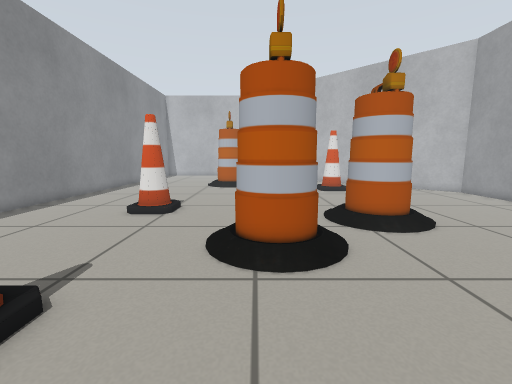
[1] (above)

16 first-person views from a walk through a world built for the Gazebo simulator. The camera is 0.63 m above the floor, tilts 8° down and sees 90° across. The floor is counted in squares, 0.25 m on a side. Each view is taken from the middle of a square. On the plan, view 1 faces up. The plan holds only what a view shows up to about 17 squares ahead; the rest is blank. Robots are left out.

[2]
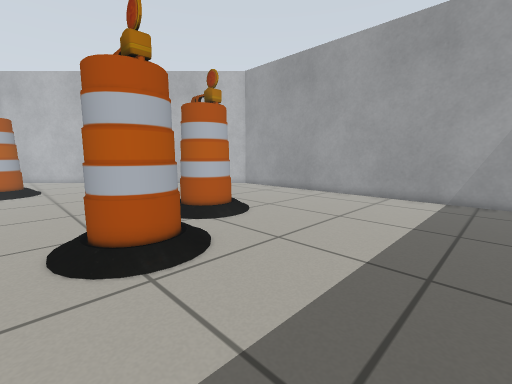

[3]
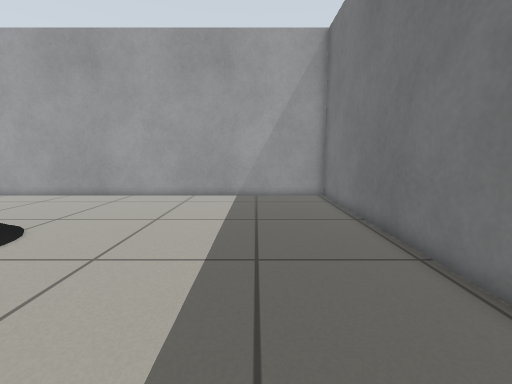

[4]
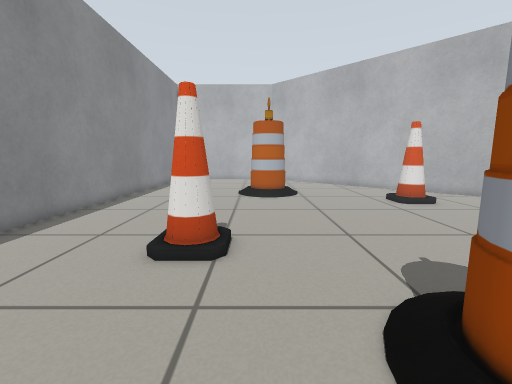

[5]
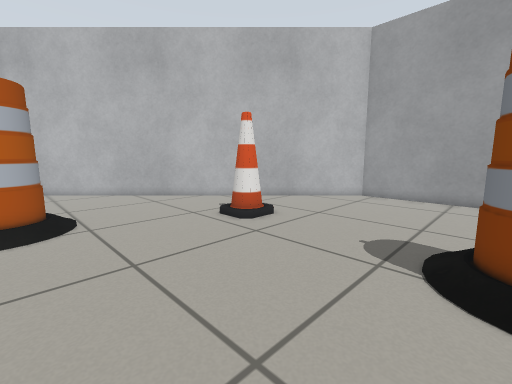

[6]
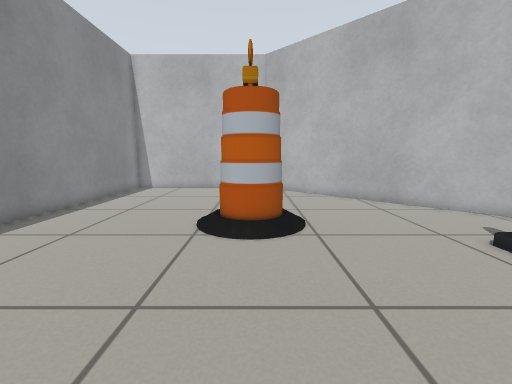

[7]
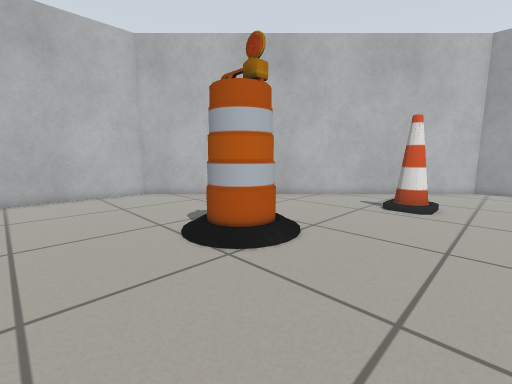

[8]
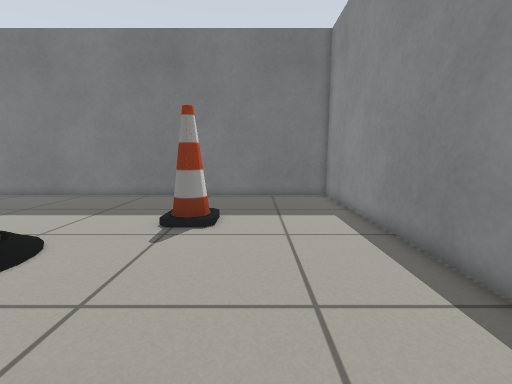

[9]
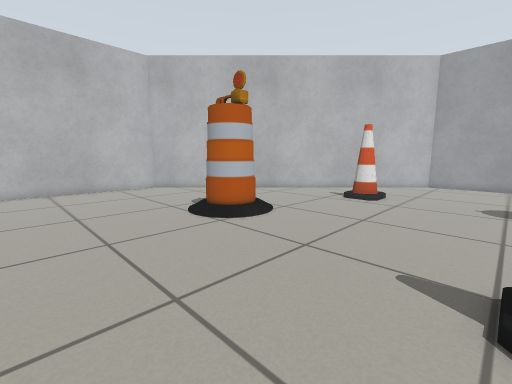

[10]
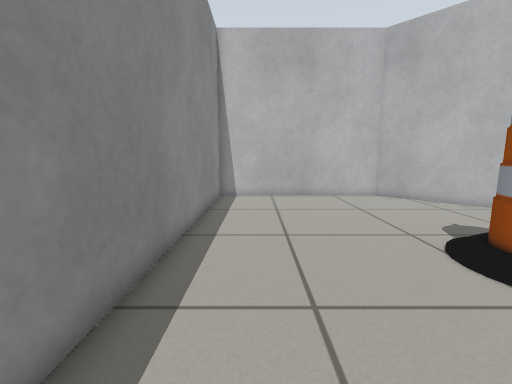

[11]
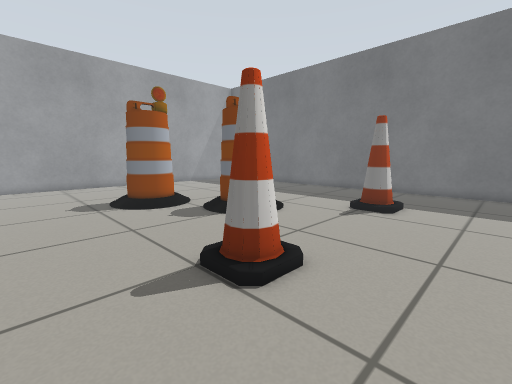

[12]
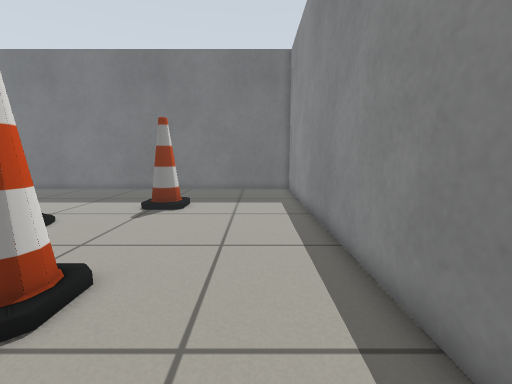

[13]
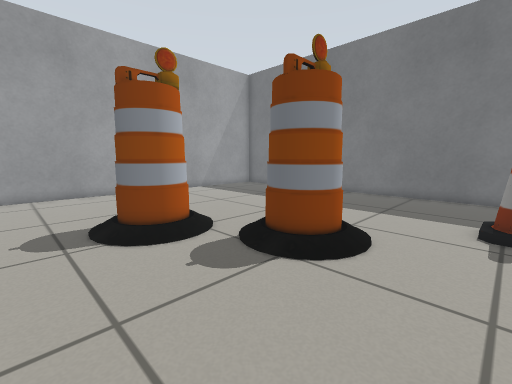

[14]
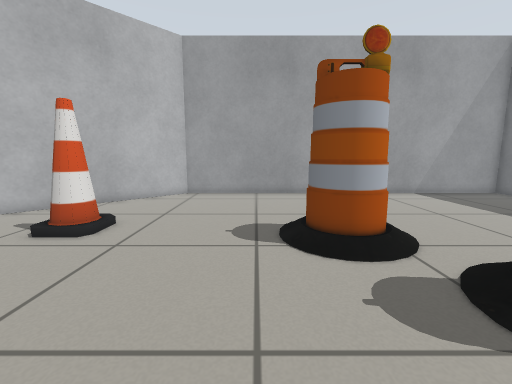

[15]
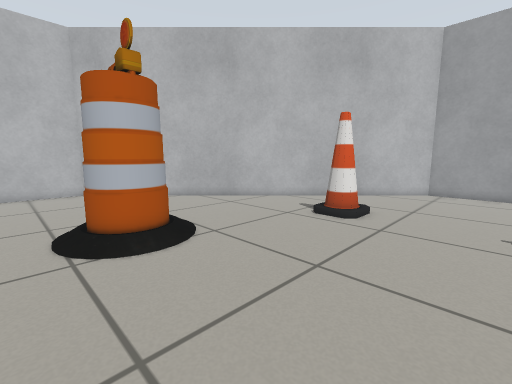

[16]
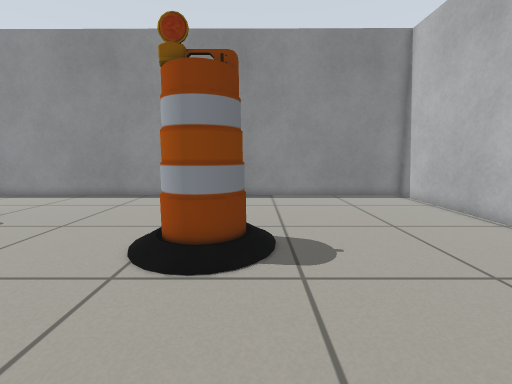

### Floor plan
Points are (right, up) in squares from view 1. A wall is a line through its corners. A room is listed if a view was taken in it or the views show most of it. See-through windows are left out.
Room 1 (views 1, 2, 3, 4, 5, 6, 7, 8, 9, 10, 11, 12, 13, 14, 15, 16)
walls: (14.3, 17.7) (-1.3, 33.3) (-11.3, 33.3) (-11.5, -3.3) (14.3, -3.3) (14.3, 17.7)
objects: cone (-5, 3) to (-4, 4); cone (-5, 11) to (-4, 13); barrel (-3, 21) to (-1, 24); barrel (-1, 6) to (2, 8); barrel (4, 9) to (6, 11); cone (5, 19) to (6, 20)

Positions as (right, up) in squares from view 1, and headings:
1: (0, 0), facing up
2: (-2, 0), facing up-right
3: (-2, 1), facing right
4: (-3, 5), facing up
5: (-2, 11), facing up-right
6: (-2, 13), facing up
7: (-8, 16), facing up-right
8: (-7, 13), facing down
9: (-10, 13), facing up-right
10: (-9, 17), facing up
11: (-9, 16), facing down-right
12: (-9, 16), facing down
13: (-4, 14), facing down-right
14: (-3, 13), facing right
15: (-5, 14), facing up-right
16: (5, 24), facing left
